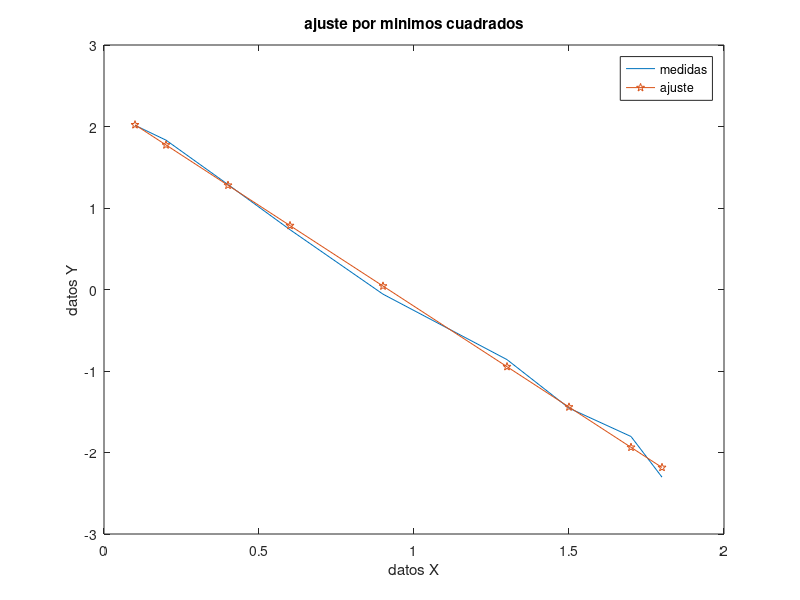

Reproduce this figure in MATLAB.
clc
clear
X=[0.1 0.2 0.4 0.6 0.9 1.3 1.5 1.7 1.8];
Y=[0.75 1.25 1.45 1.25 0.85 0.55 0.35 0.28 0.18];
Y2=log(Y./X);
A=sum(X.*Y2);
B=sum(X.^2);
C=sum(X);
D=sum(Y2);
n=length(X);
b=(A*C-B*D)/(C^2-n*B);
m=(-D*C+A*n)/(B*n-C^2);
Yt=m*X+b;
E=sum((Y-Yt).^2);
plot(X,Y2,X,Yt,'p-')
legend('medidas','ajuste')
title('ajuste por minimos cuadrados')
xlabel('datos X')
ylabel('datos Y')
disp('beta')
disp(m)
disp('alfa')
disp(exp(b))